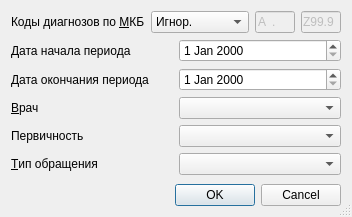
<?xml version="1.0" encoding="UTF-8"?>
<ui version="4.0">
 <class>ReportAgeClassificationSetupDialog</class>
 <widget class="QDialog" name="ReportAgeClassificationSetupDialog">
  <property name="windowModality">
   <enum>Qt::ApplicationModal</enum>
  </property>
  <property name="geometry">
   <rect>
    <x>0</x>
    <y>0</y>
    <width>352</width>
    <height>217</height>
   </rect>
  </property>
  <property name="sizePolicy">
   <sizepolicy hsizetype="Preferred" vsizetype="Preferred">
    <horstretch>0</horstretch>
    <verstretch>0</verstretch>
   </sizepolicy>
  </property>
  <property name="windowTitle">
   <string>параметры отчёта</string>
  </property>
  <property name="sizeGripEnabled">
   <bool>true</bool>
  </property>
  <layout class="QGridLayout" name="gridLayout">
   <item row="7" column="1">
    <spacer name="verticalSpacer">
     <property name="orientation">
      <enum>Qt::Vertical</enum>
     </property>
     <property name="sizeHint" stdset="0">
      <size>
       <width>20</width>
       <height>40</height>
      </size>
     </property>
    </spacer>
   </item>
   <item row="2" column="0">
    <widget class="QLabel" name="lblEndDate">
     <property name="text">
      <string>Дата окончания периода</string>
     </property>
    </widget>
   </item>
   <item row="4" column="1">
    <widget class="QComboBox" name="cmbPrimary">
     <item>
      <property name="text">
       <string/>
      </property>
     </item>
     <item>
      <property name="text">
       <string>Первичный</string>
      </property>
     </item>
     <item>
      <property name="text">
       <string>Вторичный</string>
      </property>
     </item>
    </widget>
   </item>
   <item row="3" column="1">
    <widget class="CPersonComboBoxEx" name="cmbPerson"/>
   </item>
   <item row="1" column="0">
    <widget class="QLabel" name="lblBegDate">
     <property name="text">
      <string>Дата начала периода</string>
     </property>
    </widget>
   </item>
   <item row="4" column="0">
    <widget class="QLabel" name="lblPrimary">
     <property name="text">
      <string>Первичность</string>
     </property>
    </widget>
   </item>
   <item row="1" column="1">
    <widget class="CDateEdit" name="edtBegDate"/>
   </item>
   <item row="9" column="0" colspan="2">
    <widget class="QDialogButtonBox" name="buttonBox">
     <property name="orientation">
      <enum>Qt::Horizontal</enum>
     </property>
     <property name="standardButtons">
      <set>QDialogButtonBox::Cancel|QDialogButtonBox::Ok</set>
     </property>
    </widget>
   </item>
   <item row="2" column="1">
    <widget class="CDateEdit" name="edtEndDate"/>
   </item>
   <item row="3" column="0">
    <widget class="QLabel" name="lblPerson">
     <property name="text">
      <string>&amp;Врач</string>
     </property>
     <property name="buddy">
      <cstring>cmbPerson</cstring>
     </property>
    </widget>
   </item>
   <item row="0" column="0" colspan="2">
    <layout class="QHBoxLayout" name="horizontalLayout">
     <item>
      <widget class="QLabel" name="lblMKB">
       <property name="text">
        <string>Коды диагнозов по &amp;МКБ</string>
       </property>
       <property name="buddy">
        <cstring>cmbMKBFilter</cstring>
       </property>
      </widget>
     </item>
     <item>
      <widget class="QComboBox" name="cmbMKBFilter">
       <item>
        <property name="text">
         <string>Игнор.</string>
        </property>
       </item>
       <item>
        <property name="text">
         <string>Интервал</string>
        </property>
       </item>
      </widget>
     </item>
     <item>
      <widget class="CICDCodeEdit" name="edtMKBFrom">
       <property name="enabled">
        <bool>false</bool>
       </property>
       <property name="sizePolicy">
        <sizepolicy hsizetype="Fixed" vsizetype="Fixed">
         <horstretch>0</horstretch>
         <verstretch>0</verstretch>
        </sizepolicy>
       </property>
       <property name="maximumSize">
        <size>
         <width>40</width>
         <height>16777215</height>
        </size>
       </property>
       <property name="inputMask">
        <string>a00.00; </string>
       </property>
       <property name="text">
        <string>A.</string>
       </property>
       <property name="maxLength">
        <number>6</number>
       </property>
      </widget>
     </item>
     <item>
      <widget class="CICDCodeEdit" name="edtMKBTo">
       <property name="enabled">
        <bool>false</bool>
       </property>
       <property name="sizePolicy">
        <sizepolicy hsizetype="Fixed" vsizetype="Fixed">
         <horstretch>0</horstretch>
         <verstretch>0</verstretch>
        </sizepolicy>
       </property>
       <property name="maximumSize">
        <size>
         <width>40</width>
         <height>16777215</height>
        </size>
       </property>
       <property name="inputMask">
        <string>a00.00; </string>
       </property>
       <property name="text">
        <string>Z99.9</string>
       </property>
       <property name="maxLength">
        <number>6</number>
       </property>
      </widget>
     </item>
    </layout>
   </item>
   <item row="5" column="0">
    <widget class="QLabel" name="lblEventType">
     <property name="text">
      <string>&amp;Тип обращения</string>
     </property>
     <property name="buddy">
      <cstring>cmbEventType</cstring>
     </property>
    </widget>
   </item>
   <item row="5" column="1">
    <widget class="CRBComboBox" name="cmbEventType"/>
   </item>
  </layout>
 </widget>
 <customwidgets>
  <customwidget>
   <class>CPersonComboBoxEx</class>
   <extends>QComboBox</extends>
   <header>Orgs/PersonComboBoxEx.h</header>
  </customwidget>
  <customwidget>
   <class>CICDCodeEdit</class>
   <extends>QLineEdit</extends>
   <header>library/ICDCodeEdit.h</header>
  </customwidget>
  <customwidget>
   <class>CRBComboBox</class>
   <extends>QComboBox</extends>
   <header>library/crbcombobox.h</header>
  </customwidget>
  <customwidget>
   <class>CDateEdit</class>
   <extends>QDateEdit</extends>
   <header>library/DateEdit.h</header>
  </customwidget>
 </customwidgets>
 <resources/>
 <connections>
  <connection>
   <sender>buttonBox</sender>
   <signal>accepted()</signal>
   <receiver>ReportAgeClassificationSetupDialog</receiver>
   <slot>accept()</slot>
   <hints>
    <hint type="sourcelabel">
     <x>132</x>
     <y>650</y>
    </hint>
    <hint type="destinationlabel">
     <x>65</x>
     <y>418</y>
    </hint>
   </hints>
  </connection>
  <connection>
   <sender>buttonBox</sender>
   <signal>rejected()</signal>
   <receiver>ReportAgeClassificationSetupDialog</receiver>
   <slot>reject()</slot>
   <hints>
    <hint type="sourcelabel">
     <x>245</x>
     <y>650</y>
    </hint>
    <hint type="destinationlabel">
     <x>267</x>
     <y>420</y>
    </hint>
   </hints>
  </connection>
 </connections>
</ui>
